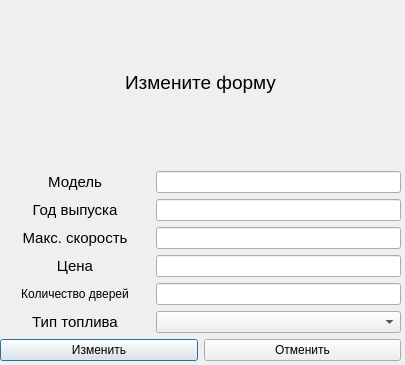
<?xml version="1.0" encoding="UTF-8"?>
<ui version="4.0">
 <class>editCarWindow</class>
 <widget class="QDialog" name="editCarWindow">
  <property name="geometry">
   <rect>
    <x>0</x>
    <y>0</y>
    <width>405</width>
    <height>365</height>
   </rect>
  </property>
  <property name="minimumSize">
   <size>
    <width>405</width>
    <height>365</height>
   </size>
  </property>
  <property name="maximumSize">
   <size>
    <width>405</width>
    <height>365</height>
   </size>
  </property>
  <property name="windowTitle">
   <string>Dialog</string>
  </property>
  <widget class="QWidget" name="layoutWidget">
   <property name="geometry">
    <rect>
     <x>0</x>
     <y>0</y>
     <width>401</width>
     <height>361</height>
    </rect>
   </property>
   <layout class="QGridLayout" name="gridLayout">
    <item row="1" column="0">
     <layout class="QHBoxLayout" name="horizontalLayout_7">
      <item>
       <widget class="QLabel" name="label">
        <property name="minimumSize">
         <size>
          <width>150</width>
          <height>0</height>
         </size>
        </property>
        <property name="maximumSize">
         <size>
          <width>150</width>
          <height>16777215</height>
         </size>
        </property>
        <property name="font">
         <font>
          <pointsize>11</pointsize>
         </font>
        </property>
        <property name="text">
         <string>Модель</string>
        </property>
        <property name="alignment">
         <set>Qt::AlignCenter</set>
        </property>
       </widget>
      </item>
      <item>
       <widget class="QLineEdit" name="CModellineEdit"/>
      </item>
     </layout>
    </item>
    <item row="2" column="0">
     <layout class="QHBoxLayout" name="horizontalLayout_6">
      <item>
       <widget class="QLabel" name="label_2">
        <property name="minimumSize">
         <size>
          <width>150</width>
          <height>0</height>
         </size>
        </property>
        <property name="maximumSize">
         <size>
          <width>150</width>
          <height>16777215</height>
         </size>
        </property>
        <property name="font">
         <font>
          <pointsize>11</pointsize>
         </font>
        </property>
        <property name="text">
         <string>Год выпуска</string>
        </property>
        <property name="alignment">
         <set>Qt::AlignCenter</set>
        </property>
       </widget>
      </item>
      <item>
       <widget class="QLineEdit" name="CYearlineEdit"/>
      </item>
     </layout>
    </item>
    <item row="3" column="0">
     <layout class="QHBoxLayout" name="horizontalLayout_5">
      <item>
       <widget class="QLabel" name="label_3">
        <property name="minimumSize">
         <size>
          <width>150</width>
          <height>0</height>
         </size>
        </property>
        <property name="maximumSize">
         <size>
          <width>150</width>
          <height>16777215</height>
         </size>
        </property>
        <property name="font">
         <font>
          <pointsize>11</pointsize>
         </font>
        </property>
        <property name="text">
         <string>Макс. скорость</string>
        </property>
        <property name="alignment">
         <set>Qt::AlignCenter</set>
        </property>
       </widget>
      </item>
      <item>
       <widget class="QLineEdit" name="CSpeedlineEdit"/>
      </item>
     </layout>
    </item>
    <item row="4" column="0">
     <layout class="QHBoxLayout" name="horizontalLayout_4">
      <item>
       <widget class="QLabel" name="label_4">
        <property name="minimumSize">
         <size>
          <width>150</width>
          <height>0</height>
         </size>
        </property>
        <property name="maximumSize">
         <size>
          <width>150</width>
          <height>16777215</height>
         </size>
        </property>
        <property name="font">
         <font>
          <pointsize>11</pointsize>
         </font>
        </property>
        <property name="text">
         <string>Цена</string>
        </property>
        <property name="alignment">
         <set>Qt::AlignCenter</set>
        </property>
       </widget>
      </item>
      <item>
       <widget class="QLineEdit" name="CCostlineEdit"/>
      </item>
     </layout>
    </item>
    <item row="5" column="0">
     <layout class="QHBoxLayout" name="horizontalLayout_3">
      <item>
       <widget class="QLabel" name="label_5">
        <property name="minimumSize">
         <size>
          <width>150</width>
          <height>0</height>
         </size>
        </property>
        <property name="maximumSize">
         <size>
          <width>150</width>
          <height>16777215</height>
         </size>
        </property>
        <property name="font">
         <font>
          <pointsize>9</pointsize>
         </font>
        </property>
        <property name="text">
         <string>Количество дверей</string>
        </property>
        <property name="alignment">
         <set>Qt::AlignCenter</set>
        </property>
       </widget>
      </item>
      <item>
       <widget class="QLineEdit" name="CDourlineEdit"/>
      </item>
     </layout>
    </item>
    <item row="6" column="0">
     <layout class="QHBoxLayout" name="horizontalLayout_2">
      <item>
       <widget class="QLabel" name="label_7">
        <property name="minimumSize">
         <size>
          <width>150</width>
          <height>0</height>
         </size>
        </property>
        <property name="maximumSize">
         <size>
          <width>150</width>
          <height>16777215</height>
         </size>
        </property>
        <property name="font">
         <font>
          <pointsize>11</pointsize>
         </font>
        </property>
        <property name="text">
         <string>Тип топлива</string>
        </property>
        <property name="alignment">
         <set>Qt::AlignCenter</set>
        </property>
       </widget>
      </item>
      <item>
       <widget class="QComboBox" name="addCComboBox">
        <item>
         <property name="text">
          <string/>
         </property>
        </item>
        <item>
         <property name="text">
          <string>Дизель</string>
         </property>
        </item>
        <item>
         <property name="text">
          <string>Бензин</string>
         </property>
        </item>
        <item>
         <property name="text">
          <string>Гибрид</string>
         </property>
        </item>
        <item>
         <property name="text">
          <string>Электро</string>
         </property>
        </item>
       </widget>
      </item>
     </layout>
    </item>
    <item row="7" column="0">
     <layout class="QHBoxLayout" name="horizontalLayout">
      <item>
       <widget class="QPushButton" name="editCPushButton">
        <property name="text">
         <string>Изменить</string>
        </property>
       </widget>
      </item>
      <item>
       <widget class="QPushButton" name="BackCPushButton">
        <property name="text">
         <string>Отменить</string>
        </property>
       </widget>
      </item>
     </layout>
    </item>
    <item row="0" column="0">
     <widget class="QLabel" name="label_6">
      <property name="font">
       <font>
        <pointsize>14</pointsize>
       </font>
      </property>
      <property name="layoutDirection">
       <enum>Qt::LeftToRight</enum>
      </property>
      <property name="text">
       <string>Измените форму</string>
      </property>
      <property name="alignment">
       <set>Qt::AlignCenter</set>
      </property>
     </widget>
    </item>
   </layout>
  </widget>
 </widget>
 <resources/>
 <connections/>
</ui>
